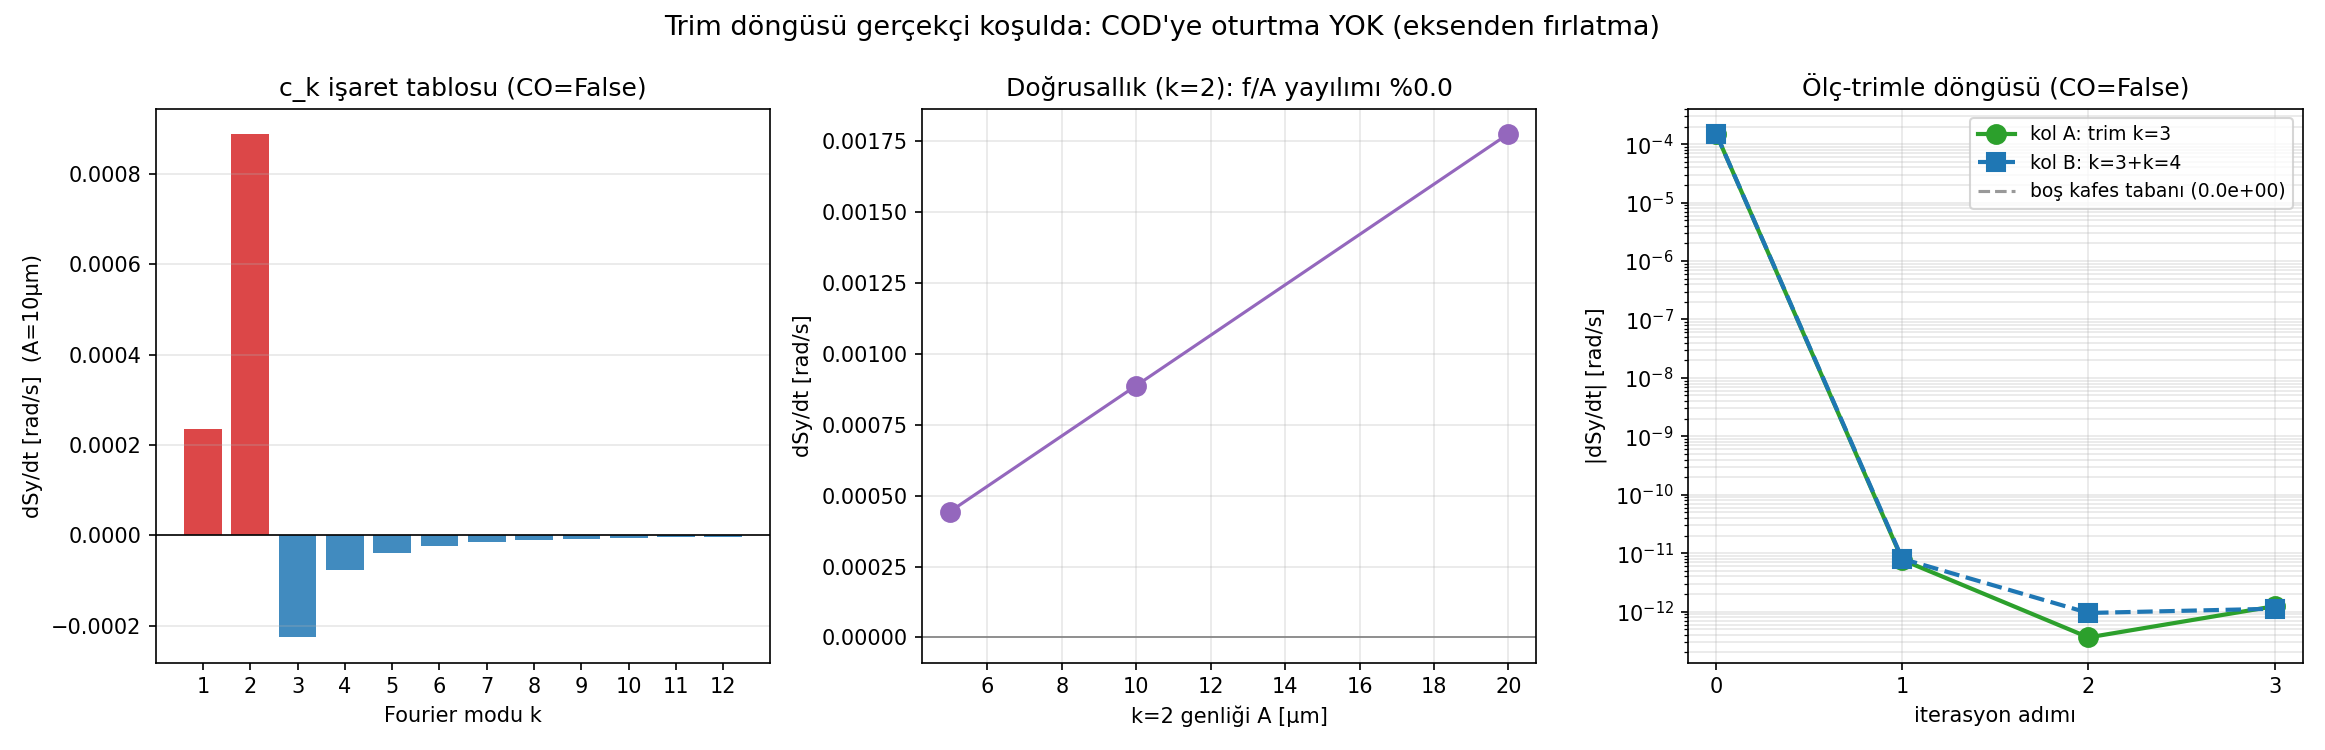

This figure's Python source:
#!/usr/bin/env python3
"""test_b_trim_realistic.py — Trim döngüsü GERÇEKÇİ koşulda: COD'ye oturtma YOK.

Gerekçe:
  Kick ile kapalı yörüngeye oturtmanın pratik olmadığına karar verildi
  (injection_kick_raporu.md): tek kick yalnız sentroidi oturtur, mikron-altı
  tolerans ister. Bu testte parçacık EKSENDEN fırlatılır (CO=False,
  use_closed_orbit anahtarındaki gibi), kapalı yörünge hiç aranmaz.
  Betatron salınımı ölçümün doğal parçasıdır.

Sorular:
  1. CO=False'ta mod katsayıları c_k hâlâ iyi tanımlı ve işaret-yapılı mı?
     (Betatron kirlenmesi de COD bozulmasınca sürülür → a_k ile lineer
     büyümesi beklenir; o zaman c_k tanımı geçerli kalır.)
  2. Doğrusallık: f(A) ∝ A sağlanıyor mu? (k=2'de A=5,10,20 μm)
  3. İteratif ölç-trimle döngüsü CO=False'ta da çalışır mı? Kaç tur,
     hangi tabana iner?

Yöntem (üniform 0.2 lattice, t2=1ms, eksenden fırlatma):
  Bölüm 1: c_k tablosu k=1..12 (cos, A=10μm) — CO ARAMADAN.
  Bölüm 2: k=2 doğrusallık (A=5, 20 μm ek noktalar).
  Bölüm 3: taze desen (seed 99) üzerinde 3 adımlı trim döngüsü,
           kol A: k=3 tek mod; kol B: k=3+k=4 bölüşmüş.

Çıktı:
  test_b_trim_realistic.png
  test_b_ck_cofalse.json (CO=False kalibrasyonu)
  Terminal tablolar
"""

import json
import os
import sys
import time

import matplotlib
matplotlib.use("Agg")
import matplotlib.pyplot as plt
import multiprocessing as mp
import numpy as np

os.chdir(os.path.dirname(os.path.abspath(__file__)))
sys.path.insert(0, os.path.dirname(os.path.abspath(__file__)))

from fourier_reconstruct import fodo_basis

# ── Parametreler ─────────────────────────────────────────────────────────────
A_MODE       = 1e-5     # referans mod genliği [m] = 10 μm
LIN_AMPS     = [5e-6, 2e-5]          # doğrusallık kontrol genlikleri (k=2)
PATTERN_SEED = 99
BG_RMS       = 1e-5
N_ITER       = 3
T2           = 1e-3     # CO=False için 1 ms (betatron üzerinden eğim fiti)
RETURN_STEPS = 6000
K_LIST       = list(range(1, 13))    # bağımsız modlar k=1..12 (aliasing)


def _suppress_stdout():
    fd = os.dup(1); null = os.open(os.devnull, os.O_WRONLY)
    os.dup2(null, 1); os.close(null); return fd


def _restore_stdout(fd):
    os.dup2(fd, 1); os.close(fd)


def _worker(task):
    """EKSENDEN fırlatma (CO aranmaz) → dSy/dt.

    Görev: (label, dy_list, t2, return_steps)
    """
    label, dy_list, t2, return_steps = task

    import os, sys, json, numpy as np
    os.chdir(os.path.dirname(os.path.abspath(__file__)))
    sys.path.insert(0, os.path.dirname(os.path.abspath(__file__)))
    from false_edm_mode_scan import setup_fields
    from integrator import integrate_particle

    with open("params.json") as fh:
        config = json.load(fh)
    fields, y0, beta0, R0, p_mag, direction = setup_fields(config)
    dt = float(config.get("dt", 1e-11))
    dy = np.asarray(dy_list, dtype=float)

    saved = _suppress_stdout()
    try:
        fields.poincare_quad_index = 0.0
        _, poin, poin_t = integrate_particle(
            y0, 0.0, t2, dt,
            fields=fields, return_steps=return_steps, quad_dy=dy)
    finally:
        _restore_stdout(saved)

    slope = float(np.polyfit(np.asarray(poin_t, float),
                             np.asarray(poin[:, 7], float), 1)[0])
    return label, slope


def mode_vec(n_q, k, amp, antisym):
    """Tek FODO Fourier modu (cos fazı) → quad dy vektörü [m]."""
    Fk, _ = fodo_basis(n_q, [k], antisym)
    return Fk[:, 0] * amp


def main():
    t0 = time.time()
    with open("params.json") as fh:
        config = json.load(fh)
    from false_edm_mode_scan import setup_fields
    fields, *_ = setup_fields(config)
    n_q     = 2 * int(fields.nFODO)
    antisym = config.get("smooth_antisym_fodo", True)
    ctx     = mp.get_context("spawn")
    nw      = mp.cpu_count()

    rng = np.random.default_rng(PATTERN_SEED)
    P = rng.standard_normal(n_q) * BG_RMS

    def run(tasks):
        with ctx.Pool(processes=min(nw, len(tasks))) as pool:
            return dict(pool.map(_worker, tasks))

    print(f"Lattice üniform {fields.quadG1} T/m — EKSENDEN fırlatma, "
          f"COD oturtma YOK (t2={T2*1e3:.0f}ms)")

    # ══ BÖLÜM 1+2: c_k tablosu + doğrusallık + taban (tek havuz) ═════════
    tasks = [(f"k{k}", mode_vec(n_q, k, A_MODE, antisym).tolist(),
              T2, RETURN_STEPS) for k in K_LIST]
    for A in LIN_AMPS:
        tasks.append((f"lin_{A}", mode_vec(n_q, 2, A, antisym).tolist(),
                      T2, RETURN_STEPS))
    tasks.append(("f0", P.tolist(), T2, RETURN_STEPS))
    tasks.append(("bos", np.zeros(n_q).tolist(), T2, RETURN_STEPS))

    print(f"\nBölüm 1+2: {len(tasks)} simülasyon ({nw} işçi)...")
    res = run(tasks)

    f_bos = res["bos"]
    c = {k: res[f"k{k}"] / A_MODE for k in K_LIST}

    print(f"\n{'─'*60}")
    print("c_k tablosu — CO=False (eksenden fırlatma)")
    print(f"{'─'*60}")
    print(f"{'k':>3}  {'dSy/dt [rad/s]':>16}  {'c_k [rad/s/m]':>15}  {'işaret':>7}")
    print('─'*60)
    for k in K_LIST:
        print(f"{k:>3}  {res[f'k{k}']:>16.3e}  {c[k]:>15.3e}  "
              f"{'+' if c[k] > 0 else '−':>7}")
    print(f"\n  Boş kafes tabanı (misalignment yok): {f_bos:+.3e} rad/s")

    # Doğrusallık (k=2)
    print(f"\n{'─'*60}")
    print("Doğrusallık kontrolü (k=2): f(A)/A sabit mi?")
    print(f"{'─'*60}")
    amps_all = LIN_AMPS[:1] + [A_MODE] + LIN_AMPS[1:]
    for A in amps_all:
        fv = res[f"lin_{A}"] if A != A_MODE else res["k2"]
        print(f"  A = {A*1e6:>5.1f} μm  →  f = {fv:+.3e}  →  f/A = {fv/A:+.3e}")
    lin_ratios = [(res[f"lin_{A}"] if A != A_MODE else res["k2"]) / A
                  for A in amps_all]
    lin_spread = (max(lin_ratios) - min(lin_ratios)) / abs(np.mean(lin_ratios))
    print(f"  → f/A yayılımı: %{lin_spread*100:.1f}")

    # ══ BÖLÜM 3: iteratif trim döngüsü (CO=False) ════════════════════════
    f0 = res["f0"]
    print(f"\n{'─'*60}")
    print(f"Bölüm 3: trim döngüsü — taze desen seed={PATTERN_SEED}, "
          f"f0 = {f0:+.3e} rad/s")
    print(f"{'─'*60}")

    trimA = np.zeros(n_q); trimB = np.zeros(n_q)
    fA_hist = [f0]; fB_hist = [f0]
    ampA_hist, ampB_hist = [], []

    for it in range(1, N_ITER + 1):
        aA = -fA_hist[-1] / c[3]
        xB = -fB_hist[-1] / (c[3] + c[4])
        trimA_new = trimA + mode_vec(n_q, 3, aA, antisym)
        trimB_new = (trimB + mode_vec(n_q, 3, xB, antisym)
                            + mode_vec(n_q, 4, xB, antisym))
        print(f"\nAdım {it}: kol A trim k=3 ({aA*1e6:+.2f}μm), "
              f"kol B k=3+4 ({xB*1e6:+.2f}μm × 2)...")
        r = run([(f"A{it}", (P + trimA_new).tolist(), T2, RETURN_STEPS),
                 (f"B{it}", (P + trimB_new).tolist(), T2, RETURN_STEPS)])
        trimA, trimB = trimA_new, trimB_new
        fA_hist.append(r[f"A{it}"]); fB_hist.append(r[f"B{it}"])
        ampA_hist.append(aA);         ampB_hist.append(xB)
        print(f"  kol A: f{it} = {fA_hist[-1]:+.3e}  "
              f"(bastırma {abs(f0/fA_hist[-1]):.0f}×)")
        print(f"  kol B: f{it} = {fB_hist[-1]:+.3e}  "
              f"(bastırma {abs(f0/fB_hist[-1]):.0f}×)")

    print(f"\n{'─'*70}")
    print("Döngü özeti (CO=False — kapalı yörünge hiç aranmadı)")
    print(f"{'─'*70}")
    print(f"{'adım':>5}  {'kol A (k=3)':>14}  {'bastırma':>9}  "
          f"{'kol B (k=3+4)':>14}  {'bastırma':>9}")
    print('─'*70)
    for i in range(N_ITER + 1):
        sA = abs(f0/fA_hist[i]) if fA_hist[i] != 0 else float('inf')
        sB = abs(f0/fB_hist[i]) if fB_hist[i] != 0 else float('inf')
        print(f"{i:>5}  {fA_hist[i]:>14.3e}  {sA:>8.0f}×  "
              f"{fB_hist[i]:>14.3e}  {sB:>8.0f}×")
    print(f"\n  Boş kafes tabanı (alt sınır): {f_bos:+.3e} rad/s")
    totA = sum(abs(a) for a in ampA_hist)
    totB = sum(abs(x) for x in ampB_hist) * 2
    print(f"  Trim bütçesi: kol A {totA*1e6:.1f}μm, kol B {totB*1e6:.1f}μm")

    # CO=False kalibrasyonunu kaydet
    with open("test_b_ck_cofalse.json", "w") as fh:
        json.dump({
            "_aciklama": "CO=False (eksenden fırlatma) mod katsayıları; "
                         "cos fazı, A=10μm, t2=1ms, üniform 0.2 T/m",
            "A_mode_m": A_MODE, "t2_s": T2, "f_bos": f_bos,
            "c_k": {str(k): c[k] for k in K_LIST},
        }, fh, indent=2)
    print("\nKaydedildi: test_b_ck_cofalse.json")

    elapsed = time.time() - t0
    print(f"Toplam süre: {elapsed:.1f} s")

    # ══ Figür ═════════════════════════════════════════════════════════════
    fig, axes = plt.subplots(1, 3, figsize=(15.5, 5))
    fig.suptitle("Trim döngüsü gerçekçi koşulda: COD'ye oturtma YOK "
                 "(eksenden fırlatma)", fontsize=13)

    ax = axes[0]
    cv = [c[k]*A_MODE for k in K_LIST]
    colors = ['tab:red' if v > 0 else 'tab:blue' for v in cv]
    ax.bar(K_LIST, cv, color=colors, alpha=0.85)
    ax.axhline(0, color='k', lw=0.8)
    ax.set_xlabel("Fourier modu k")
    ax.set_ylabel(f"dSy/dt [rad/s]  (A={A_MODE*1e6:.0f}μm)")
    ax.set_title("c_k işaret tablosu (CO=False)")
    ax.set_xticks(K_LIST); ax.grid(True, axis='y', alpha=0.3)

    ax = axes[1]
    AA = np.array(amps_all)
    ff = np.array([res[f"lin_{A}"] if A != A_MODE else res["k2"]
                   for A in amps_all])
    ax.plot(AA*1e6, ff, 'o-', color='tab:purple', ms=9)
    ax.axhline(0, color='gray', lw=0.8)
    ax.set_xlabel("k=2 genliği A [μm]")
    ax.set_ylabel("dSy/dt [rad/s]")
    ax.set_title(f"Doğrusallık (k=2): f/A yayılımı %{lin_spread*100:.1f}")
    ax.grid(True, alpha=0.3)

    ax = axes[2]
    steps = np.arange(N_ITER + 1)
    ax.semilogy(steps, np.abs(fA_hist), 'o-', color='tab:green', ms=9, lw=2,
                label='kol A: trim k=3')
    ax.semilogy(steps, np.abs(fB_hist), 's--', color='tab:blue', ms=9, lw=2,
                label='kol B: k=3+k=4')
    ax.axhline(abs(f_bos), color='gray', ls='--', alpha=0.8,
               label=f'boş kafes tabanı ({abs(f_bos):.1e})')
    ax.set_xticks(steps)
    ax.set_xlabel("iterasyon adımı")
    ax.set_ylabel("|dSy/dt| [rad/s]")
    ax.set_title("Ölç-trimle döngüsü (CO=False)")
    ax.legend(fontsize=9); ax.grid(True, which='both', alpha=0.3)

    plt.tight_layout()
    out = "test_b_trim_realistic.png"
    plt.savefig(out, dpi=150)
    print(f"Figür kaydedildi: {out}")


if __name__ == "__main__":
    main()
